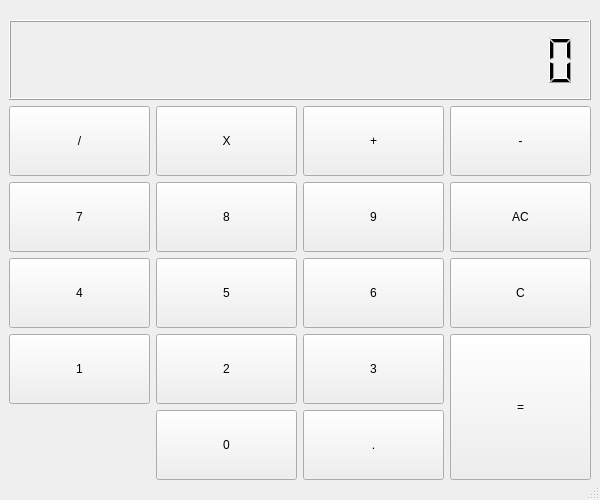
<?xml version="1.0" encoding="UTF-8"?>
<ui version="4.0">
 <class>MainWindow</class>
 <widget class="QMainWindow" name="MainWindow">
  <property name="geometry">
   <rect>
    <x>0</x>
    <y>0</y>
    <width>600</width>
    <height>500</height>
   </rect>
  </property>
  <property name="minimumSize">
   <size>
    <width>600</width>
    <height>500</height>
   </size>
  </property>
  <property name="windowTitle">
   <string>MainWindow</string>
  </property>
  <widget class="QWidget" name="centralwidget">
   <property name="minimumSize">
    <size>
     <width>600</width>
     <height>500</height>
    </size>
   </property>
   <layout class="QGridLayout" name="gridLayout_3">
    <item row="0" column="0">
     <layout class="QGridLayout" name="gridLayout_2">
      <item row="0" column="0">
       <widget class="QLCDNumber" name="display">
        <property name="sizePolicy">
         <sizepolicy hsizetype="Expanding" vsizetype="Minimum">
          <horstretch>0</horstretch>
          <verstretch>0</verstretch>
         </sizepolicy>
        </property>
        <property name="maximumSize">
         <size>
          <width>16777215</width>
          <height>80</height>
         </size>
        </property>
        <property name="digitCount">
         <number>21</number>
        </property>
        <property name="segmentStyle">
         <enum>QLCDNumber::Filled</enum>
        </property>
       </widget>
      </item>
      <item row="1" column="0">
       <layout class="QGridLayout" name="gridLayout">
        <item row="0" column="0">
         <widget class="QPushButton" name="divisioButton">
          <property name="minimumSize">
           <size>
            <width>70</width>
            <height>70</height>
           </size>
          </property>
          <property name="text">
           <string>/</string>
          </property>
         </widget>
        </item>
        <item row="0" column="1">
         <widget class="QPushButton" name="multiButton">
          <property name="minimumSize">
           <size>
            <width>70</width>
            <height>70</height>
           </size>
          </property>
          <property name="text">
           <string>X</string>
          </property>
         </widget>
        </item>
        <item row="0" column="2">
         <widget class="QPushButton" name="sumaButton">
          <property name="minimumSize">
           <size>
            <width>70</width>
            <height>70</height>
           </size>
          </property>
          <property name="text">
           <string>+</string>
          </property>
         </widget>
        </item>
        <item row="0" column="3">
         <widget class="QPushButton" name="restaButton">
          <property name="minimumSize">
           <size>
            <width>70</width>
            <height>70</height>
           </size>
          </property>
          <property name="text">
           <string>-</string>
          </property>
         </widget>
        </item>
        <item row="1" column="0">
         <widget class="QPushButton" name="Button7">
          <property name="minimumSize">
           <size>
            <width>70</width>
            <height>70</height>
           </size>
          </property>
          <property name="text">
           <string>7</string>
          </property>
         </widget>
        </item>
        <item row="1" column="1">
         <widget class="QPushButton" name="Button8">
          <property name="minimumSize">
           <size>
            <width>70</width>
            <height>70</height>
           </size>
          </property>
          <property name="text">
           <string>8</string>
          </property>
         </widget>
        </item>
        <item row="1" column="2">
         <widget class="QPushButton" name="Button9">
          <property name="minimumSize">
           <size>
            <width>70</width>
            <height>70</height>
           </size>
          </property>
          <property name="text">
           <string>9</string>
          </property>
         </widget>
        </item>
        <item row="1" column="3">
         <widget class="QPushButton" name="borrarButton">
          <property name="minimumSize">
           <size>
            <width>70</width>
            <height>70</height>
           </size>
          </property>
          <property name="text">
           <string>AC</string>
          </property>
         </widget>
        </item>
        <item row="2" column="0">
         <widget class="QPushButton" name="Button4">
          <property name="minimumSize">
           <size>
            <width>70</width>
            <height>70</height>
           </size>
          </property>
          <property name="text">
           <string>4</string>
          </property>
         </widget>
        </item>
        <item row="2" column="1">
         <widget class="QPushButton" name="Button5">
          <property name="minimumSize">
           <size>
            <width>70</width>
            <height>70</height>
           </size>
          </property>
          <property name="text">
           <string>5</string>
          </property>
         </widget>
        </item>
        <item row="2" column="2">
         <widget class="QPushButton" name="Button6">
          <property name="minimumSize">
           <size>
            <width>70</width>
            <height>70</height>
           </size>
          </property>
          <property name="text">
           <string>6</string>
          </property>
         </widget>
        </item>
        <item row="3" column="0">
         <widget class="QPushButton" name="Button1">
          <property name="minimumSize">
           <size>
            <width>70</width>
            <height>70</height>
           </size>
          </property>
          <property name="text">
           <string>1</string>
          </property>
         </widget>
        </item>
        <item row="3" column="1">
         <widget class="QPushButton" name="Button2">
          <property name="minimumSize">
           <size>
            <width>70</width>
            <height>70</height>
           </size>
          </property>
          <property name="text">
           <string>2</string>
          </property>
         </widget>
        </item>
        <item row="3" column="2">
         <widget class="QPushButton" name="Button3">
          <property name="minimumSize">
           <size>
            <width>70</width>
            <height>70</height>
           </size>
          </property>
          <property name="text">
           <string>3</string>
          </property>
         </widget>
        </item>
        <item row="4" column="1">
         <widget class="QPushButton" name="Button0">
          <property name="minimumSize">
           <size>
            <width>70</width>
            <height>70</height>
           </size>
          </property>
          <property name="text">
           <string>0</string>
          </property>
         </widget>
        </item>
        <item row="4" column="2">
         <widget class="QPushButton" name="pushButton_14">
          <property name="minimumSize">
           <size>
            <width>70</width>
            <height>70</height>
           </size>
          </property>
          <property name="text">
           <string>.</string>
          </property>
         </widget>
        </item>
        <item row="3" column="3" rowspan="2">
         <widget class="QPushButton" name="igualButton">
          <property name="sizePolicy">
           <sizepolicy hsizetype="Minimum" vsizetype="Expanding">
            <horstretch>0</horstretch>
            <verstretch>0</verstretch>
           </sizepolicy>
          </property>
          <property name="text">
           <string>=</string>
          </property>
         </widget>
        </item>
        <item row="2" column="3">
         <widget class="QPushButton" name="borra1Button">
          <property name="sizePolicy">
           <sizepolicy hsizetype="Minimum" vsizetype="Minimum">
            <horstretch>0</horstretch>
            <verstretch>0</verstretch>
           </sizepolicy>
          </property>
          <property name="text">
           <string>C</string>
          </property>
         </widget>
        </item>
       </layout>
      </item>
     </layout>
    </item>
   </layout>
  </widget>
  <widget class="QStatusBar" name="statusbar"/>
 </widget>
 <resources/>
 <connections/>
</ui>
